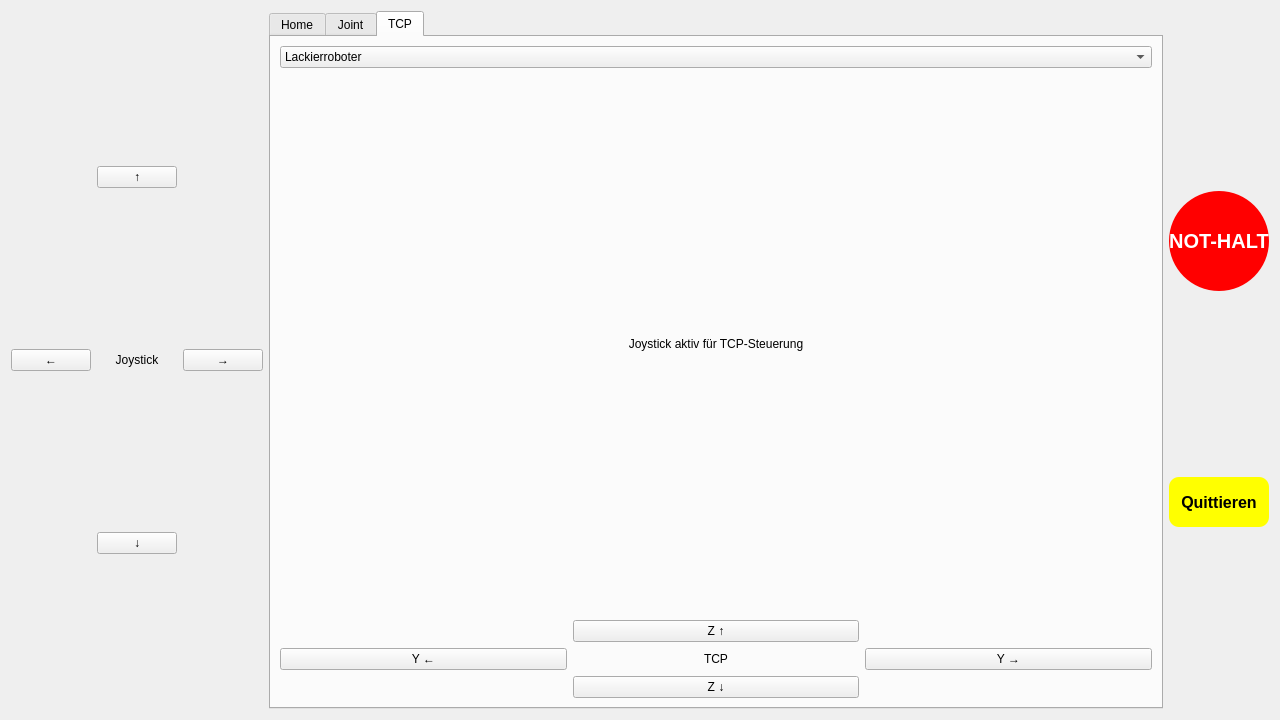
<?xml version="1.0" encoding="UTF-8"?>
<ui version="4.0">
 <class>TouchHMI</class>
 <widget class="QWidget" name="TouchHMI">
  <property name="geometry">
   <rect>
    <x>0</x>
    <y>0</y>
    <width>1280</width>
    <height>720</height>
   </rect>
  </property>
  <property name="windowTitle">
   <string>Touch HMI</string>
  </property>
  <layout class="QHBoxLayout" name="mainLayout">
   <item>
    <layout class="QGridLayout" name="joystickLayout">
     <item row="0" column="1">
      <widget class="QPushButton" name="joystickUp">
       <property name="text">
        <string>↑</string>
       </property>
      </widget>
     </item>
     <item row="1" column="0">
      <widget class="QPushButton" name="joystickLeft">
       <property name="text">
        <string>←</string>
       </property>
      </widget>
     </item>
     <item row="1" column="1">
      <widget class="QLabel" name="joystickLabel">
       <property name="text">
        <string>Joystick</string>
       </property>
       <property name="alignment">
        <set>Qt::AlignCenter</set>
       </property>
      </widget>
     </item>
     <item row="1" column="2">
      <widget class="QPushButton" name="joystickRight">
       <property name="text">
        <string>→</string>
       </property>
      </widget>
     </item>
     <item row="2" column="1">
      <widget class="QPushButton" name="joystickDown">
       <property name="text">
        <string>↓</string>
       </property>
      </widget>
     </item>
    </layout>
   </item>
   <item>
    <widget class="QTabWidget" name="mainTabWidget">
     <property name="minimumSize">
      <size>
       <width>500</width>
       <height>600</height>
      </size>
     </property>
     <property name="currentIndex">
      <number>2</number>
     </property>
     <widget class="QWidget" name="homeTab">
      <attribute name="title">
       <string>Home</string>
      </attribute>
      <layout class="QVBoxLayout" name="homeLayout">
       <item>
        <widget class="QLabel" name="homeLabel">
         <property name="styleSheet">
          <string>font-size: 22px; color: lime; background-color: black;</string>
         </property>
         <property name="text">
          <string>Modus auswählen:</string>
         </property>
         <property name="alignment">
          <set>Qt::AlignCenter</set>
         </property>
        </widget>
       </item>
       <item>
        <layout class="QHBoxLayout" name="homeButtonLayout">
         <item>
          <widget class="QPushButton" name="autoModeButton">
           <property name="text">
            <string>Automatisch</string>
           </property>
          </widget>
         </item>
         <item>
          <widget class="QPushButton" name="manualModeButton">
           <property name="text">
            <string>Manuell</string>
           </property>
          </widget>
         </item>
        </layout>
       </item>
      </layout>
     </widget>
     <widget class="QWidget" name="jointTab">
      <attribute name="title">
       <string>Joint</string>
      </attribute>
      <layout class="QVBoxLayout" name="jointLayout">
       <item>
        <widget class="QComboBox" name="jointRobotSelector">
         <item>
          <property name="text">
           <string>Lackierroboter</string>
          </property>
         </item>
         <item>
          <property name="text">
           <string>UV-Roboter</string>
          </property>
         </item>
        </widget>
       </item>
       <item>
        <widget class="QComboBox" name="jointSelector">
         <item>
          <property name="text">
           <string>Joint 1</string>
          </property>
         </item>
         <item>
          <property name="text">
           <string>Joint 2</string>
          </property>
         </item>
         <item>
          <property name="text">
           <string>Joint 3</string>
          </property>
         </item>
         <item>
          <property name="text">
           <string>Joint 4</string>
          </property>
         </item>
         <item>
          <property name="text">
           <string>Joint 5</string>
          </property>
         </item>
         <item>
          <property name="text">
           <string>Joint 6</string>
          </property>
         </item>
        </widget>
       </item>
       <item>
        <widget class="QLabel" name="jointStatus">
         <property name="text">
          <string>Joystick aktiv für Joint-Steuerung</string>
         </property>
         <property name="alignment">
          <set>Qt::AlignCenter</set>
         </property>
        </widget>
       </item>
       <item>
        <layout class="QGridLayout" name="jointPositionGrid">
         <item row="0" column="0">
          <widget class="QLabel" name="joint1Label">
           <property name="text">
            <string>Joint 1:</string>
           </property>
          </widget>
         </item>
         <item row="0" column="1">
          <widget class="QLabel" name="joint1Value">
           <property name="text">
            <string>0.0°</string>
           </property>
          </widget>
         </item>
         <item row="1" column="0">
          <widget class="QLabel" name="joint2Label">
           <property name="text">
            <string>Joint 2:</string>
           </property>
          </widget>
         </item>
         <item row="1" column="1">
          <widget class="QLabel" name="joint2Value">
           <property name="text">
            <string>0.0°</string>
           </property>
          </widget>
         </item>
         <item row="2" column="0">
          <widget class="QLabel" name="joint3Label">
           <property name="text">
            <string>Joint 3:</string>
           </property>
          </widget>
         </item>
         <item row="2" column="1">
          <widget class="QLabel" name="joint3Value">
           <property name="text">
            <string>0.0°</string>
           </property>
          </widget>
         </item>
         <item row="3" column="0">
          <widget class="QLabel" name="joint4Label">
           <property name="text">
            <string>Joint 4:</string>
           </property>
          </widget>
         </item>
         <item row="3" column="1">
          <widget class="QLabel" name="joint4Value">
           <property name="text">
            <string>0.0°</string>
           </property>
          </widget>
         </item>
         <item row="4" column="0">
          <widget class="QLabel" name="joint5Label">
           <property name="text">
            <string>Joint 5:</string>
           </property>
          </widget>
         </item>
         <item row="4" column="1">
          <widget class="QLabel" name="joint5Value">
           <property name="text">
            <string>0.0°</string>
           </property>
          </widget>
         </item>
         <item row="5" column="0">
          <widget class="QLabel" name="joint6Label">
           <property name="text">
            <string>Joint 6:</string>
           </property>
          </widget>
         </item>
         <item row="5" column="1">
          <widget class="QLabel" name="joint6Value">
           <property name="text">
            <string>0.0°</string>
           </property>
          </widget>
         </item>
        </layout>
       </item>
      </layout>
     </widget>
     <widget class="QWidget" name="tcpTab">
      <attribute name="title">
       <string>TCP</string>
      </attribute>
      <layout class="QVBoxLayout" name="tcpLayout">
       <item>
        <widget class="QComboBox" name="tcpRobotSelector">
         <item>
          <property name="text">
           <string>Lackierroboter</string>
          </property>
         </item>
         <item>
          <property name="text">
           <string>UV-Roboter</string>
          </property>
         </item>
        </widget>
       </item>
       <item>
        <widget class="QLabel" name="tcpStatus">
         <property name="text">
          <string>Joystick aktiv für TCP-Steuerung</string>
         </property>
         <property name="alignment">
          <set>Qt::AlignCenter</set>
         </property>
        </widget>
       </item>
       <item>
        <layout class="QGridLayout" name="tcpControlGrid">
         <item row="0" column="1">
          <widget class="QPushButton" name="tcpZUp">
           <property name="text">
            <string>Z ↑</string>
           </property>
          </widget>
         </item>
         <item row="1" column="0">
          <widget class="QPushButton" name="tcpYLeft">
           <property name="text">
            <string>Y ←</string>
           </property>
          </widget>
         </item>
         <item row="1" column="1">
          <widget class="QLabel" name="tcpLabel">
           <property name="text">
            <string>TCP</string>
           </property>
           <property name="alignment">
            <set>Qt::AlignCenter</set>
           </property>
          </widget>
         </item>
         <item row="1" column="2">
          <widget class="QPushButton" name="tcpYRight">
           <property name="text">
            <string>Y →</string>
           </property>
          </widget>
         </item>
         <item row="2" column="1">
          <widget class="QPushButton" name="tcpZDown">
           <property name="text">
            <string>Z ↓</string>
           </property>
          </widget>
         </item>
        </layout>
       </item>
      </layout>
     </widget>
    </widget>
   </item>
   <item>
    <layout class="QVBoxLayout" name="rightSideLayout">
     <item>
      <widget class="QPushButton" name="emergencyButton">
       <property name="styleSheet">
        <string>
         background-color: red;
         color: white;
         font-size: 20px;
         font-weight: bold;
         min-width: 100px;
         min-height: 100px;
         max-width: 100px;
         max-height: 100px;
         border-radius: 50px;
        </string>
       </property>
       <property name="text">
        <string>NOT-HALT</string>
       </property>
      </widget>
     </item>
     <item>
      <widget class="QPushButton" name="acknowledgeButton">
       <property name="styleSheet">
        <string>
    background-color: yellow;
    color: black;
    font-size: 16px;
    font-weight: bold;
    min-width: 100px;
    min-height: 50px;
    max-width: 100px;
    max-height: 50px;
    border-radius: 10px;
   </string>
       </property>
       <property name="text">
        <string>Quittieren</string>
       </property>
      </widget>
     </item>
    </layout>
   </item>
  </layout>
 </widget>
 <resources/>
 <connections/>
</ui>
